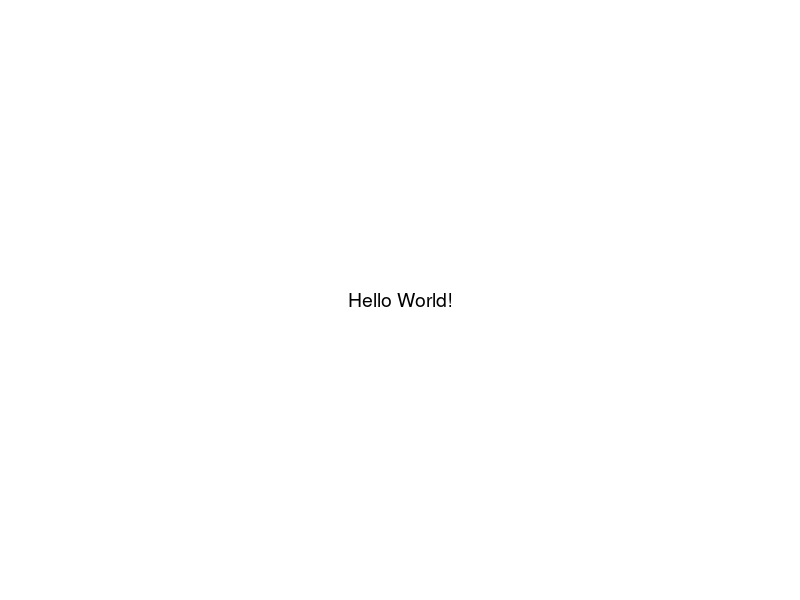

Write R code to recreate this figure. (Note: this script raises an error after producing the figure.)
library(cowplot)


### Name: draw_text
### Title: Draw multiple text-strings in one go.
### Aliases: draw_text

### ** Examples

# Draw onto a 1*1 drawing surface
ggdraw() + draw_text("Hello World!", x = 0.5, y = 0.5)
#
# Adorn a plot from the Anscombe data set of "identical" data.
p = qplot(x = x1, y = y1, geom = c("smooth", "point"), data = anscombe)
threeStrings = c("Hello World!", "to be or not to be", "over and out")
p + draw_text(threeStrings, x = 8:10, y = 5:7, hjust = 0)
